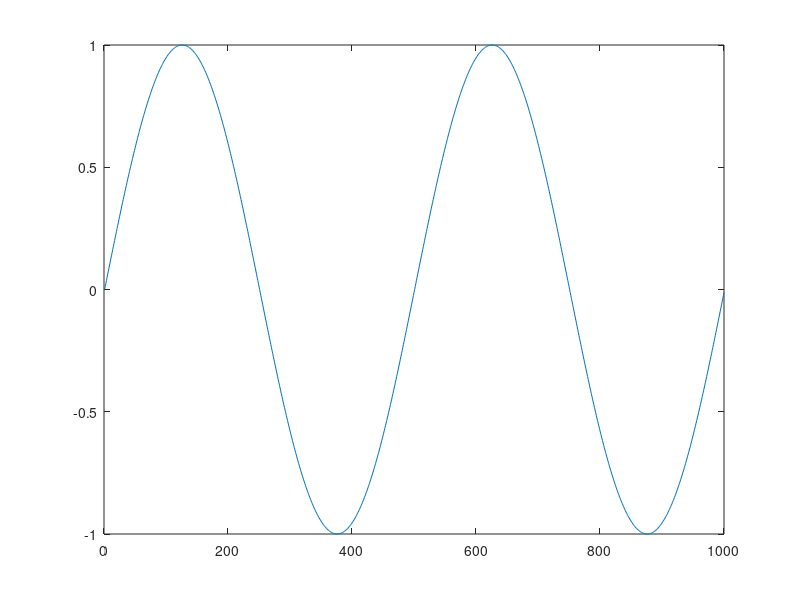

Reproduce this figure in MATLAB. (Note: this script raises an error after producing the figure.)
%pulse amplitude modulation
fc=20;
fm=2;
fs=1000;
t=1;
n=[0:1/fs:t];
n=n(1:end-1);
duty=20;
s=square(2*pi*fc*n,duty);
plot(s);
s(find(s<0))=0;
plot(s);
m=sin(2*pi*fm*n);
plot(m);
period_sam = length(n)/fc;
ind = 1:period_sam:length(n);
on_samp = ceil(period_sam*duty/100);
pam = zeros(length(n));
for i=1:length(n)
  pam(ind(i):ind(i)+on_samp)=m(ind(i));
endfor
plot(pam);
hold on;
plot(m,'r');
subplot(3,1,1);
plot(n,s);
ylim([-1.2 1.2]);
subplot(3,1,2);
plot(n,m);
ylim([-1.2 1.2]);
subplot(3,1,3);
plot(n,pam);
ylim([-1.2 1.2]);
